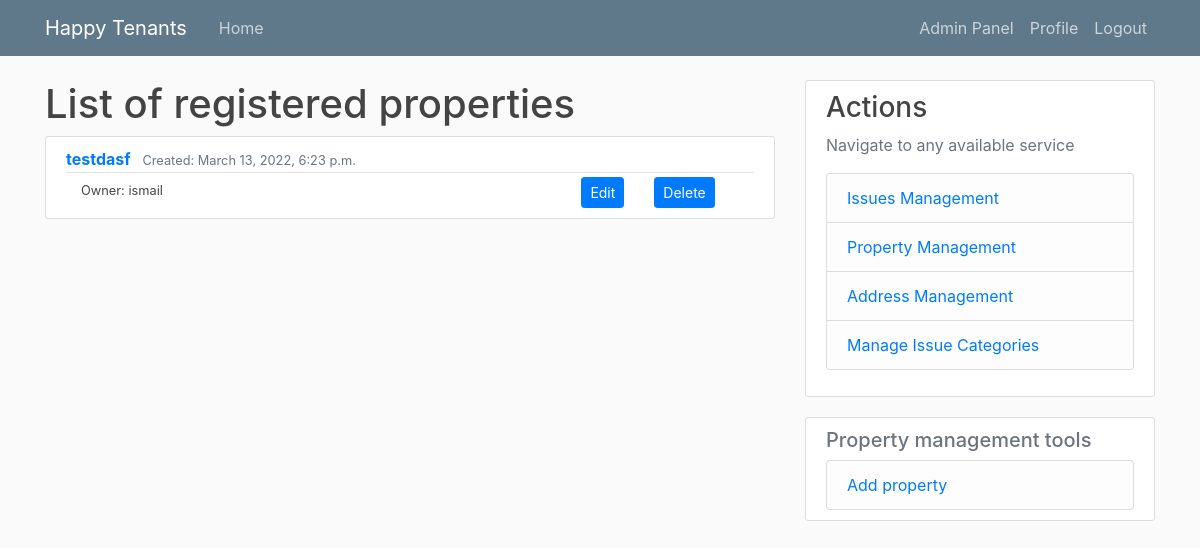
The app's page /properties/ (signed in) with its own data.
### tenant_mgmt/models.py (models this page shows, shortened)
class Property(models.Model):
    name = models.CharField(max_length=50, null=True)
    address = models.ForeignKey(Address, on_delete=models.CASCADE, null=True, related_name="address_properties_set")
    owner = models.ForeignKey(User, on_delete=models.SET_NULL, related_name="owner_property_set", null=True, blank=True)
    tenants = models.ManyToManyField(User, related_name="tenant_property_set", blank=True)
    dateAdded = models.DateTimeField(auto_now_add=True)

### tenant_mgmt/views.py (the view)
# urls.py: path('properties/', PropertiesListView.as_view(), name='properties'),
@method_decorator([login_required, manager_requred], name='dispatch')
class PropertiesListView(ListView):
    model = Property
    template_name = 'tnt_mgmt/property/list.html'
    context_object_name = 'properties'
    paginate_by = 5

### tenant_mgmt/templatetags/extra_filters.py (called while the page is built)
@register.filter(name='has_groups')
def has_groups(user, group_names):
    groups = list(group_names.split('|'))
    userGroups = user.groups.all()
    for groupName in groups:
        group = Group.objects.get(name=groupName)
        if group in userGroups:
            return True
    return False

@register.filter(name='is_active')
def is_active(user):
    return len(user.groups.all()) > 0

### tenant_mgmt/templates/tnt_mgmt/property/list.html
{% extends "./base.html" %}
{% block content %}
    <h1>List of registered properties</h1>
    {% for property in properties %}
        <article class="media content-section">
            <div class="media-body">
              <div class="article-metadata">
                <a class="mr-2" href="{% url 'propertyDetails' property.id %}"> <b> {{ property.name }} </b></a>
                <small class="text-muted"
                  >Created: {{ property.dateAdded}}</small>
              </div>
              <div class="container">
                <div class="row">
                  <div class="col">
                    <small><a class="article-title" href="#">Owner: {{ property.owner.username }}</a></small>
                  </div>
                  <div class="col-md-auto">
                    <a class="btn btn-primary btn-sm" href="{% url 'propertyEdit' property.id %}" role="button">Edit</a>
                  </div>
                  <div class="col col-lg-2">
                    <a class="btn btn-primary btn-sm" href="{% url 'propertyDelete' property.id %}" role="button">Delete</a>
                  </div>
                </div>
              </div>
            </div>
          </article>
    {% empty %}
        <small>Empty</small>
    {% endfor %}
{% endblock content %}

### tenant_mgmt/static/tnt_mgmt/base.css (style rules this page uses)
body { background: #fafafa; color: #333333; margin-top: 5rem; }
h1, h2, h3, h4, h5, h6 { color: #444444; }
.content-section { background: #ffffff; padding: 10px 20px; border: 1px solid #dddddd; border-radius: 3px; margin-bottom: 20px; }
.article-title { color: #444444; }
.article-metadata { padding-bottom: 1px; margin-bottom: 4px; border-bottom: 1px solid #e3e3e3 }

### records on screen
Property: name "testdasf", dateAdded "March 13, 2022, 6:23 p.m.", owner.username "ismail"
